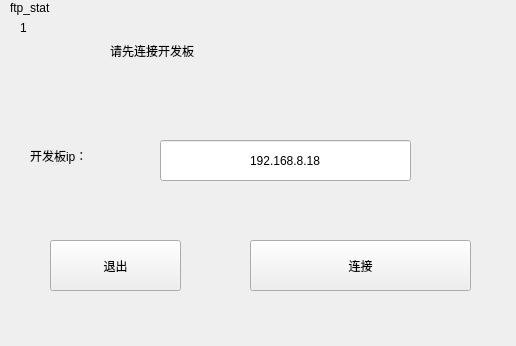
<?xml version="1.0" encoding="UTF-8"?>
<ui version="4.0">
 <class>MytcpSocketClient</class>
 <widget class="QWidget" name="MytcpSocketClient">
  <property name="geometry">
   <rect>
    <x>0</x>
    <y>0</y>
    <width>516</width>
    <height>346</height>
   </rect>
  </property>
  <property name="windowTitle">
   <string>Form</string>
  </property>
  <widget class="QPushButton" name="pushButton_connect">
   <property name="geometry">
    <rect>
     <x>250</x>
     <y>240</y>
     <width>221</width>
     <height>51</height>
    </rect>
   </property>
   <property name="styleSheet">
    <string notr="true">font: 20pt &quot;Arial&quot;;</string>
   </property>
   <property name="text">
    <string>连接</string>
   </property>
  </widget>
  <widget class="QLineEdit" name="lineEdit">
   <property name="geometry">
    <rect>
     <x>160</x>
     <y>140</y>
     <width>251</width>
     <height>41</height>
    </rect>
   </property>
   <property name="styleSheet">
    <string notr="true">font: 18pt &quot;Arial&quot;;</string>
   </property>
   <property name="text">
    <string>192.168.8.18</string>
   </property>
   <property name="alignment">
    <set>Qt::AlignCenter</set>
   </property>
  </widget>
  <widget class="QLabel" name="label">
   <property name="geometry">
    <rect>
     <x>110</x>
     <y>30</y>
     <width>321</width>
     <height>41</height>
    </rect>
   </property>
   <property name="styleSheet">
    <string notr="true">font: 24pt &quot;Arial&quot;;</string>
   </property>
   <property name="text">
    <string>请先连接开发板</string>
   </property>
  </widget>
  <widget class="QLabel" name="label_2">
   <property name="geometry">
    <rect>
     <x>30</x>
     <y>140</y>
     <width>111</width>
     <height>31</height>
    </rect>
   </property>
   <property name="styleSheet">
    <string notr="true">font: 16pt &quot;Arial&quot;;</string>
   </property>
   <property name="text">
    <string>开发板ip：</string>
   </property>
  </widget>
  <widget class="QPushButton" name="pushButton_exit">
   <property name="geometry">
    <rect>
     <x>50</x>
     <y>240</y>
     <width>131</width>
     <height>51</height>
    </rect>
   </property>
   <property name="styleSheet">
    <string notr="true">font: 20pt &quot;Arial&quot;;</string>
   </property>
   <property name="text">
    <string>退出</string>
   </property>
  </widget>
  <widget class="QLabel" name="label_3">
   <property name="geometry">
    <rect>
     <x>10</x>
     <y>0</y>
     <width>72</width>
     <height>15</height>
    </rect>
   </property>
   <property name="text">
    <string>ftp_stat</string>
   </property>
  </widget>
  <widget class="QLabel" name="label_ftp_stat1">
   <property name="geometry">
    <rect>
     <x>20</x>
     <y>20</y>
     <width>21</width>
     <height>16</height>
    </rect>
   </property>
   <property name="text">
    <string>1</string>
   </property>
  </widget>
 </widget>
 <resources/>
 <connections/>
</ui>
